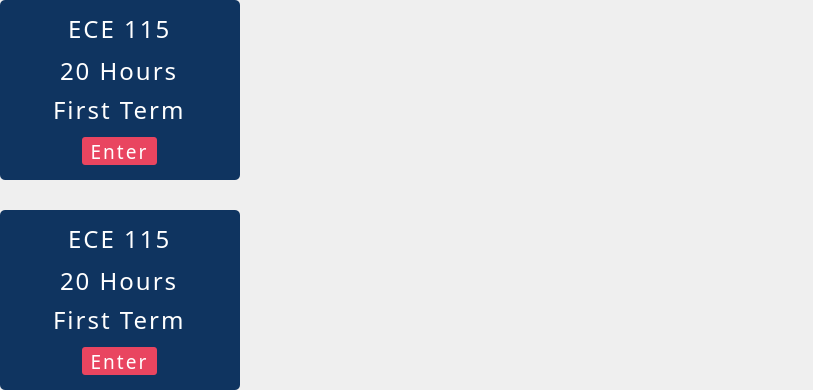
         <widget class="QWidget" name="scrollAreaWidgetContents">
          <property name="geometry">
           <rect>
            <x>0</x>
            <y>0</y>
            <width>813</width>
            <height>390</height>
           </rect>
          </property>
          <layout class="QVBoxLayout" name="verticalLayout_3">
           <property name="spacing">
            <number>30</number>
           </property>
           <property name="leftMargin">
            <number>0</number>
           </property>
           <property name="topMargin">
            <number>0</number>
           </property>
           <property name="rightMargin">
            <number>0</number>
           </property>
           <property name="bottomMargin">
            <number>0</number>
           </property>
           <item>
            <widget class="QFrame" name="frame_31">
             <property name="minimumSize">
              <size>
               <width>240</width>
               <height>180</height>
              </size>
             </property>
             <property name="maximumSize">
              <size>
               <width>240</width>
               <height>180</height>
              </size>
             </property>
             <property name="styleSheet">
              <string notr="true">background: #0F3460;
color: white;
border-radius: 5px;
letter-spacing: 2px;</string>
             </property>
             <property name="frameShape">
              <enum>QFrame::StyledPanel</enum>
             </property>
             <property name="frameShadow">
              <enum>QFrame::Raised</enum>
             </property>
             <layout class="QVBoxLayout" name="verticalLayout_14">
              <property name="spacing">
               <number>5</number>
              </property>
              <property name="leftMargin">
               <number>0</number>
              </property>
              <property name="topMargin">
               <number>0</number>
              </property>
              <property name="rightMargin">
               <number>0</number>
              </property>
              <property name="bottomMargin">
               <number>0</number>
              </property>
              <item>
               <spacer name="verticalSpacer_23">
                <property name="orientation">
                 <enum>Qt::Vertical</enum>
                </property>
                <property name="sizeHint" stdset="0">
                 <size>
                  <width>20</width>
                  <height>40</height>
                 </size>
                </property>
               </spacer>
              </item>
              <item alignment="Qt::AlignHCenter">
               <widget class="QFrame" name="frame_32">
                <property name="minimumSize">
                 <size>
                  <width>0</width>
                  <height>30</height>
                 </size>
                </property>
                <property name="maximumSize">
                 <size>
                  <width>16777215</width>
                  <height>30</height>
                 </size>
                </property>
                <property name="frameShape">
                 <enum>QFrame::StyledPanel</enum>
                </property>
                <property name="frameShadow">
                 <enum>QFrame::Raised</enum>
                </property>
                <layout class="QHBoxLayout" name="horizontalLayout_27">
                 <property name="spacing">
                  <number>2</number>
                 </property>
                 <property name="leftMargin">
                  <number>0</number>
                 </property>
                 <property name="topMargin">
                  <number>0</number>
                 </property>
                 <property name="rightMargin">
                  <number>0</number>
                 </property>
                 <property name="bottomMargin">
                  <number>0</number>
                 </property>
                 <item alignment="Qt::AlignRight|Qt::AlignBottom">
                  <widget class="QLabel" name="label_26">
                   <property name="minimumSize">
                    <size>
                     <width>0</width>
                     <height>30</height>
                    </size>
                   </property>
                   <property name="maximumSize">
                    <size>
                     <width>16777215</width>
                     <height>30</height>
                    </size>
                   </property>
                   <property name="font">
                    <font>
                     <family>Bahnschrift Condensed</family>
                     <pointsize>18</pointsize>
                     <weight>50</weight>
                     <bold>false</bold>
                    </font>
                   </property>
                   <property name="lineWidth">
                    <number>5</number>
                   </property>
                   <property name="text">
                    <string>ECE 115</string>
                   </property>
                  </widget>
                 </item>
                </layout>
               </widget>
              </item>
              <item alignment="Qt::AlignHCenter|Qt::AlignBottom">
               <widget class="QFrame" name="frame_33">
                <property name="frameShape">
                 <enum>QFrame::StyledPanel</enum>
                </property>
                <property name="frameShadow">
                 <enum>QFrame::Raised</enum>
                </property>
                <layout class="QHBoxLayout" name="horizontalLayout_21">
                 <property name="spacing">
                  <number>2</number>
                 </property>
                 <property name="leftMargin">
                  <number>0</number>
                 </property>
                 <property name="topMargin">
                  <number>0</number>
                 </property>
                 <property name="rightMargin">
                  <number>0</number>
                 </property>
                 <property name="bottomMargin">
                  <number>0</number>
                 </property>
                </layout>
               </widget>
              </item>
              <item alignment="Qt::AlignHCenter">
               <widget class="QLabel" name="label_27">
                <property name="maximumSize">
                 <size>
                  <width>16777215</width>
                  <height>35</height>
                 </size>
                </property>
                <property name="font">
                 <font>
                  <family>Bahnschrift Condensed</family>
                  <pointsize>18</pointsize>
                  <weight>50</weight>
                  <bold>false</bold>
                 </font>
                </property>
                <property name="styleSheet">
                 <string notr="true"/>
                </property>
                <property name="text">
                 <string>20 Hours</string>
                </property>
               </widget>
              </item>
              <item alignment="Qt::AlignHCenter">
               <widget class="QLabel" name="label_40">
                <property name="maximumSize">
                 <size>
                  <width>16777215</width>
                  <height>35</height>
                 </size>
                </property>
                <property name="font">
                 <font>
                  <family>Bahnschrift Condensed</family>
                  <pointsize>18</pointsize>
                  <weight>50</weight>
                  <bold>false</bold>
                 </font>
                </property>
                <property name="styleSheet">
                 <string notr="true"/>
                </property>
                <property name="text">
                 <string>First Term</string>
                </property>
               </widget>
              </item>
              <item alignment="Qt::AlignHCenter|Qt::AlignVCenter">
               <widget class="QFrame" name="frame_34">
                <property name="minimumSize">
                 <size>
                  <width>0</width>
                  <height>33</height>
                 </size>
                </property>
                <property name="maximumSize">
                 <size>
                  <width>16777215</width>
                  <height>33</height>
                 </size>
                </property>
                <property name="styleSheet">
                 <string notr="true"/>
                </property>
                <property name="frameShape">
                 <enum>QFrame::StyledPanel</enum>
                </property>
                <property name="frameShadow">
                 <enum>QFrame::Raised</enum>
                </property>
                <layout class="QHBoxLayout" name="horizontalLayout_28">
                 <property name="spacing">
                  <number>20</number>
                 </property>
                 <property name="leftMargin">
                  <number>0</number>
                 </property>
                 <property name="topMargin">
                  <number>5</number>
                 </property>
                 <property name="rightMargin">
                  <number>0</number>
                 </property>
                 <property name="bottomMargin">
                  <number>0</number>
                 </property>
                 <item>
                  <widget class="QPushButton" name="pushButton_14">
                   <property name="minimumSize">
                    <size>
                     <width>75</width>
                     <height>28</height>
                    </size>
                   </property>
                   <property name="maximumSize">
                    <size>
                     <width>75</width>
                     <height>28</height>
                    </size>
                   </property>
                   <property name="sizeIncrement">
                    <size>
                     <width>0</width>
                     <height>0</height>
                    </size>
                   </property>
                   <property name="font">
                    <font>
                     <family>Bahnschrift Condensed</family>
                     <pointsize>14</pointsize>
                     <weight>50</weight>
                     <bold>false</bold>
                    </font>
                   </property>
                   <property name="cursor">
                    <cursorShape>PointingHandCursor</cursorShape>
                   </property>
                   <property name="styleSheet">
                    <string notr="true">background: #E94560;
border-radius: 3px;
</string>
                   </property>
                   <property name="text">
                    <string>Enter</string>
                   </property>
                  </widget>
                 </item>
                </layout>
               </widget>
              </item>
              <item>
               <spacer name="verticalSpacer_24">
                <property name="orientation">
                 <enum>Qt::Vertical</enum>
                </property>
                <property name="sizeHint" stdset="0">
                 <size>
                  <width>20</width>
                  <height>40</height>
                 </size>
                </property>
               </spacer>
              </item>
             </layout>
            </widget>
           </item>
           <item>
            <widget class="QFrame" name="frame_59">
             <property name="minimumSize">
              <size>
               <width>240</width>
               <height>180</height>
              </size>
             </property>
             <property name="maximumSize">
              <size>
               <width>240</width>
               <height>180</height>
              </size>
             </property>
             <property name="styleSheet">
              <string notr="true">background: #0F3460;
color: white;
border-radius: 5px;
letter-spacing: 2px;</string>
             </property>
             <property name="frameShape">
              <enum>QFrame::StyledPanel</enum>
             </property>
             <property name="frameShadow">
              <enum>QFrame::Raised</enum>
             </property>
             <layout class="QVBoxLayout" name="verticalLayout_21">
              <property name="spacing">
               <number>5</number>
              </property>
              <property name="leftMargin">
               <number>0</number>
              </property>
              <property name="topMargin">
               <number>0</number>
              </property>
              <property name="rightMargin">
               <number>0</number>
              </property>
              <property name="bottomMargin">
               <number>0</number>
              </property>
              <item>
               <spacer name="verticalSpacer_37">
                <property name="orientation">
                 <enum>Qt::Vertical</enum>
                </property>
                <property name="sizeHint" stdset="0">
                 <size>
                  <width>20</width>
                  <height>40</height>
                 </size>
                </property>
               </spacer>
              </item>
              <item alignment="Qt::AlignHCenter">
               <widget class="QFrame" name="frame_60">
                <property name="minimumSize">
                 <size>
                  <width>0</width>
                  <height>30</height>
                 </size>
                </property>
                <property name="maximumSize">
                 <size>
                  <width>16777215</width>
                  <height>30</height>
                 </size>
                </property>
                <property name="frameShape">
                 <enum>QFrame::StyledPanel</enum>
                </property>
                <property name="frameShadow">
                 <enum>QFrame::Raised</enum>
                </property>
                <layout class="QHBoxLayout" name="horizontalLayout_46">
                 <property name="spacing">
                  <number>2</number>
                 </property>
                 <property name="leftMargin">
                  <number>0</number>
                 </property>
                 <property name="topMargin">
                  <number>0</number>
                 </property>
                 <property name="rightMargin">
                  <number>0</number>
                 </property>
                 <property name="bottomMargin">
                  <number>0</number>
                 </property>
                 <item alignment="Qt::AlignRight|Qt::AlignBottom">
                  <widget class="QLabel" name="label_41">
                   <property name="minimumSize">
                    <size>
                     <width>0</width>
                     <height>30</height>
                    </size>
                   </property>
                   <property name="maximumSize">
                    <size>
                     <width>16777215</width>
                     <height>30</height>
                    </size>
                   </property>
                   <property name="font">
                    <font>
                     <family>Bahnschrift Condensed</family>
                     <pointsize>18</pointsize>
                     <weight>50</weight>
                     <bold>false</bold>
                    </font>
                   </property>
                   <property name="lineWidth">
                    <number>5</number>
                   </property>
                   <property name="text">
                    <string>ECE 115</string>
                   </property>
                  </widget>
                 </item>
                </layout>
               </widget>
              </item>
              <item alignment="Qt::AlignHCenter|Qt::AlignBottom">
               <widget class="QFrame" name="frame_61">
                <property name="frameShape">
                 <enum>QFrame::StyledPanel</enum>
                </property>
                <property name="frameShadow">
                 <enum>QFrame::Raised</enum>
                </property>
                <layout class="QHBoxLayout" name="horizontalLayout_23">
                 <property name="spacing">
                  <number>2</number>
                 </property>
                 <property name="leftMargin">
                  <number>0</number>
                 </property>
                 <property name="topMargin">
                  <number>0</number>
                 </property>
                 <property name="rightMargin">
                  <number>0</number>
                 </property>
                 <property name="bottomMargin">
                  <number>0</number>
                 </property>
                </layout>
               </widget>
              </item>
              <item alignment="Qt::AlignHCenter">
               <widget class="QLabel" name="label_42">
                <property name="maximumSize">
                 <size>
                  <width>16777215</width>
                  <height>35</height>
                 </size>
                </property>
                <property name="font">
                 <font>
                  <family>Bahnschrift Condensed</family>
                  <pointsize>18</pointsize>
                  <weight>50</weight>
                  <bold>false</bold>
                 </font>
                </property>
                <property name="styleSheet">
                 <string notr="true"/>
                </property>
                <property name="text">
                 <string>20 Hours</string>
                </property>
               </widget>
              </item>
              <item alignment="Qt::AlignHCenter">
               <widget class="QLabel" name="label_43">
                <property name="maximumSize">
                 <size>
                  <width>16777215</width>
                  <height>35</height>
                 </size>
                </property>
                <property name="font">
                 <font>
                  <family>Bahnschrift Condensed</family>
                  <pointsize>18</pointsize>
                  <weight>50</weight>
                  <bold>false</bold>
                 </font>
                </property>
                <property name="styleSheet">
                 <string notr="true"/>
                </property>
                <property name="text">
                 <string>First Term</string>
                </property>
               </widget>
              </item>
              <item alignment="Qt::AlignHCenter|Qt::AlignVCenter">
               <widget class="QFrame" name="frame_62">
                <property name="minimumSize">
                 <size>
                  <width>0</width>
                  <height>33</height>
                 </size>
                </property>
                <property name="maximumSize">
                 <size>
                  <width>16777215</width>
                  <height>33</height>
                 </size>
                </property>
                <property name="styleSheet">
                 <string notr="true"/>
                </property>
                <property name="frameShape">
                 <enum>QFrame::StyledPanel</enum>
                </property>
                <property name="frameShadow">
                 <enum>QFrame::Raised</enum>
                </property>
                <layout class="QHBoxLayout" name="horizontalLayout_47">
                 <property name="spacing">
                  <number>20</number>
                 </property>
                 <property name="leftMargin">
                  <number>0</number>
                 </property>
                 <property name="topMargin">
                  <number>5</number>
                 </property>
                 <property name="rightMargin">
                  <number>0</number>
                 </property>
                 <property name="bottomMargin">
                  <number>0</number>
                 </property>
                 <item>
                  <widget class="QPushButton" name="pushButton_21">
                   <property name="minimumSize">
                    <size>
                     <width>75</width>
                     <height>28</height>
                    </size>
                   </property>
                   <property name="maximumSize">
                    <size>
                     <width>75</width>
                     <height>28</height>
                    </size>
                   </property>
                   <property name="sizeIncrement">
                    <size>
                     <width>0</width>
                     <height>0</height>
                    </size>
                   </property>
                   <property name="font">
                    <font>
                     <family>Bahnschrift Condensed</family>
                     <pointsize>14</pointsize>
                     <weight>50</weight>
                     <bold>false</bold>
                    </font>
                   </property>
                   <property name="cursor">
                    <cursorShape>PointingHandCursor</cursorShape>
                   </property>
                   <property name="styleSheet">
                    <string notr="true">background: #E94560;
border-radius: 3px;
</string>
                   </property>
                   <property name="text">
                    <string>Enter</string>
                   </property>
                  </widget>
                 </item>
                </layout>
               </widget>
              </item>
              <item>
               <spacer name="verticalSpacer_38">
                <property name="orientation">
                 <enum>Qt::Vertical</enum>
                </property>
                <property name="sizeHint" stdset="0">
                 <size>
                  <width>20</width>
                  <height>40</height>
                 </size>
                </property>
               </spacer>
              </item>
             </layout>
            </widget>
           </item>
          </layout>
         </widget>
